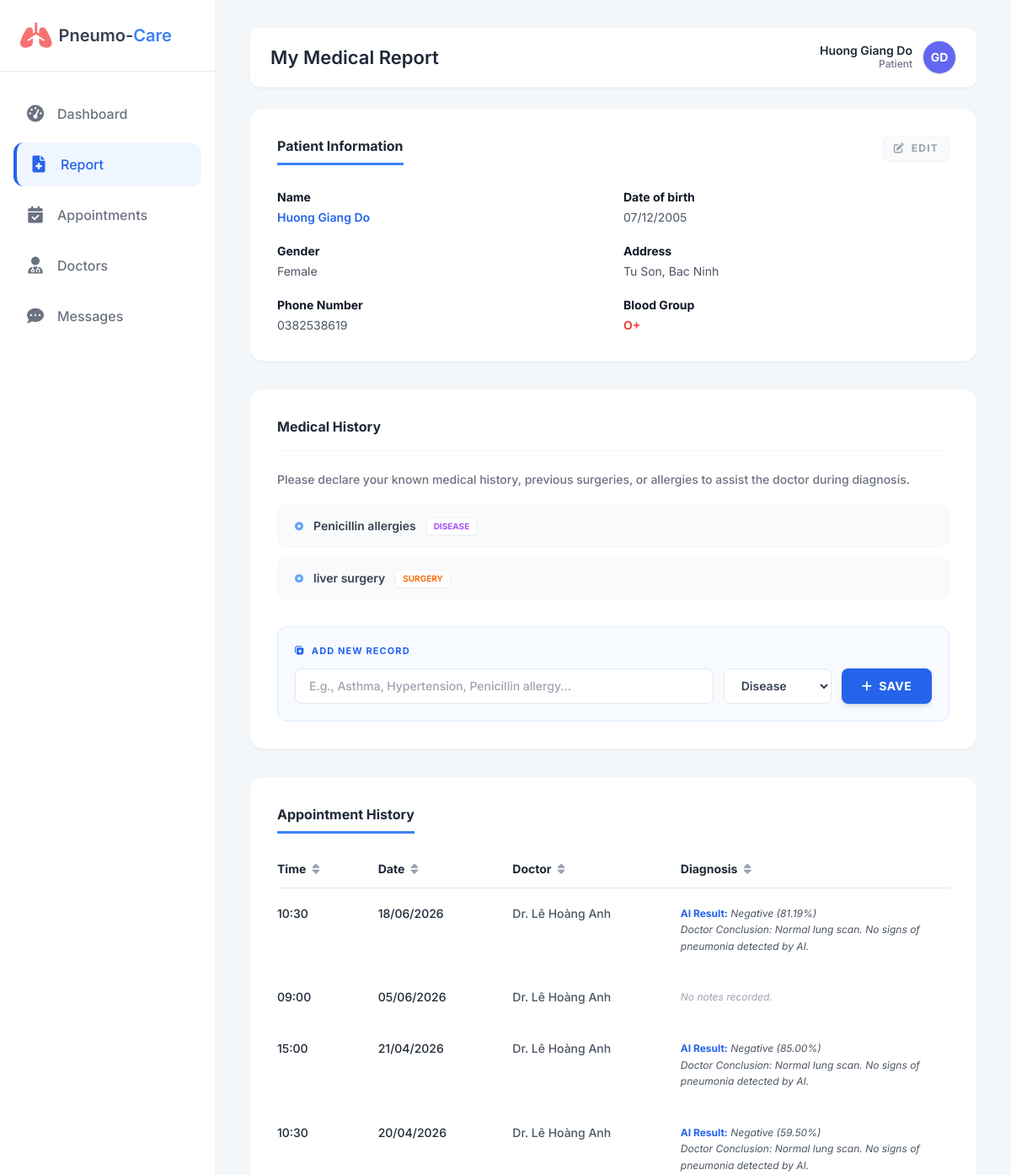
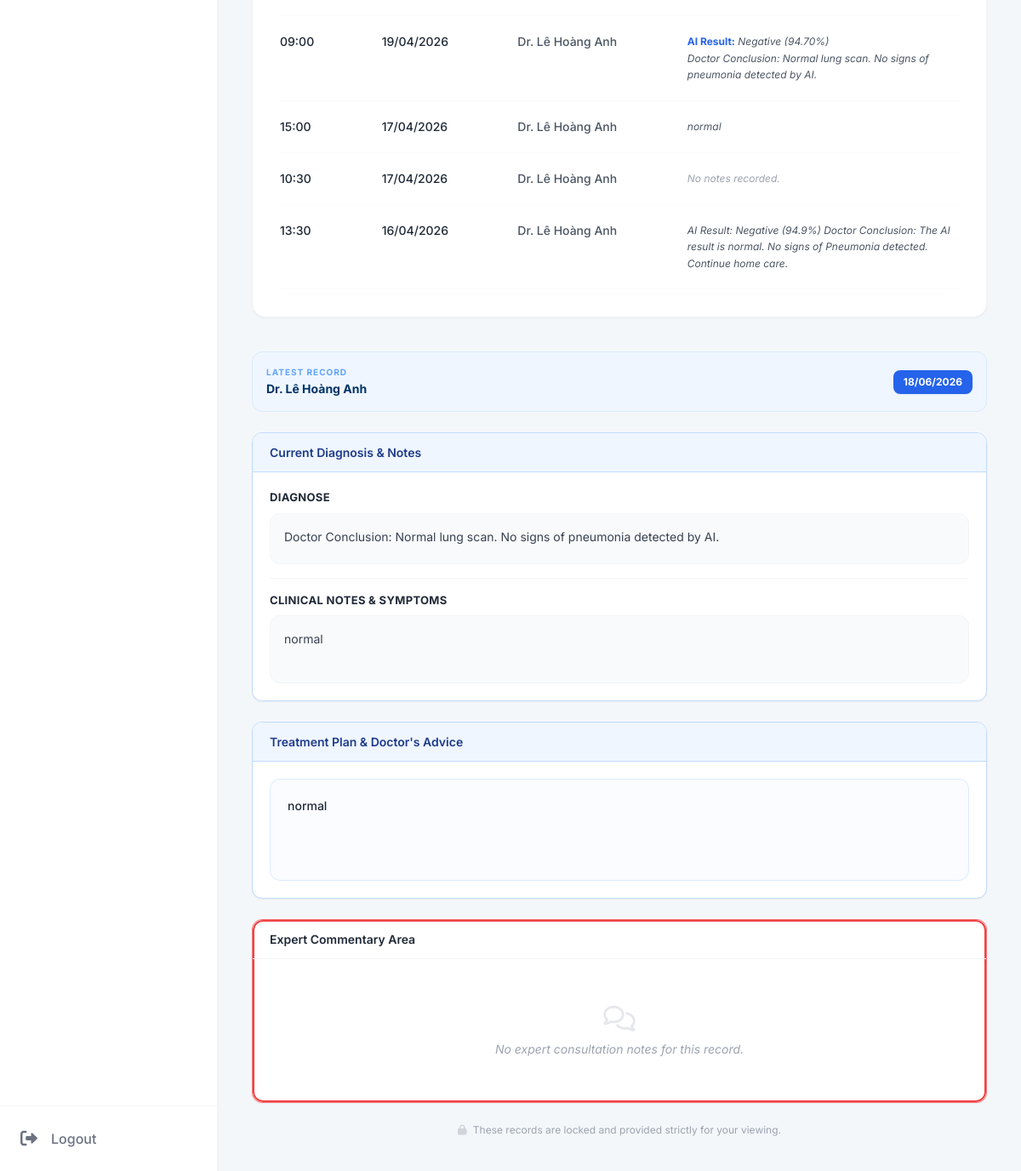
Page /pat_report.php (signed in) on the committed database (2 pictures, top to bottom).
### tables this page shows
CREATE TABLE `Patient_Profiles` (
  `patient_id` int(11) NOT NULL,
  `date_of_birth` date NOT NULL,
  `gender` enum('Male','Female','Other') DEFAULT NULL,
  `blood_group` varchar(5) DEFAULT NULL,
  `phone_number` varchar(20) DEFAULT NULL,
  `address` text DEFAULT NULL,
  `identity_card_number` varchar(20) DEFAULT NULL,
  `violations` int(11) NOT NULL DEFAULT 0
);

CREATE TABLE `Users` (
  `user_id` int(11) NOT NULL,
  `email` varchar(100) NOT NULL,
  `password_hash` varchar(255) NOT NULL,
  `full_name` varchar(100) NOT NULL,
  `role` enum('Admin','Doctor','Patient') NOT NULL,
  `avatar_url` text DEFAULT NULL,
  `is_active` tinyint(1) DEFAULT 1,
  `created_at` timestamp NOT NULL DEFAULT current_timestamp()
);

CREATE TABLE `Medical_History` (
  `history_id` int(11) NOT NULL,
  `patient_id` int(11) DEFAULT NULL,
  `condition_name` text NOT NULL,
  `type` enum('Disease','Surgery') DEFAULT NULL,
  `date_recorded` date DEFAULT NULL
);

CREATE TABLE `Appointments` (
  `appointment_id` int(11) NOT NULL,
  `patient_id` int(11) DEFAULT NULL,
  `doctor_id` int(11) DEFAULT NULL,
  `appointment_date` date NOT NULL,
  `appointment_time` time NOT NULL,
  `patient_symptoms_note` text DEFAULT NULL,
  `status` enum('Scheduled','In Progress','Completed','Cancelled','No-Show') DEFAULT 'Scheduled',
  `fee_status` enum('Paid','Unpaid') DEFAULT 'Unpaid',
  `payment_method` enum('Tiền mặt','Chuyển khoản') DEFAULT NULL,
  `created_at` timestamp NOT NULL DEFAULT current_timestamp(),
  `patient_notes` text DEFAULT NULL,
  `ai_prediction_label` varchar(50) DEFAULT NULL,
  `ai_confidence_score` decimal(5,2) DEFAULT NULL,
  `treatment_plan` text DEFAULT NULL
);

### pat_report.php (the view, shortened to what the rows shown need)
<?php
require 'db.php';
$patientId = $_SESSION['user_id'];
$latestAppt = null;
$apptHistory = [];
$expertComments = [];
$medicalHistory = [];
$patientInfo = null;
try {
    $stmtInfo = $pdo->prepare("SELECT u.full_name, u.avatar_url, pp.* FROM Users u JOIN Patient_Profiles pp ON u.user_id = pp.patient_id WHERE u.user_id = ?");
    $stmtInfo->execute([$patientId]);
    $patientInfo = $stmtInfo->fetch();
    $stmtMed = $pdo->prepare("SELECT * FROM Medical_History WHERE patient_id = ? ORDER BY date_recorded DESC");
    $stmtMed->execute([$patientId]);
    $medicalHistory = $stmtMed->fetchAll();
    $stmtHistory = $pdo->prepare("
        SELECT a.*, u_d.full_name as doctor_name
        FROM Appointments a
        JOIN Users u_d ON a.doctor_id = u_d.user_id
        WHERE a.patient_id = ? AND a.status = 'Completed'
        ORDER BY a.appointment_date DESC, a.appointment_time DESC
    ");
    $stmtHistory->execute([$patientId]);
    $apptHistory = $stmtHistory->fetchAll();
    if (!empty($apptHistory)) {
        $latestAppt = $apptHistory[0];
        $stmtCmt = $pdo->prepare("SELECT ec.*, u.full_name as doc_name FROM Expert_Comments ec JOIN Users u ON ec.doctor_id = u.user_id WHERE ec.appointment_id = ? ORDER BY ec.created_at ASC");
        $stmtCmt->execute([$latestAppt['appointment_id']]);
        $expertComments = $stmtCmt->fetchAll();
    }
} catch (PDOException $e) {
    die("Lỗi Database: " . $e->getMessage());
}
?>
<!DOCTYPE html>
<html lang="vi">
<head>
    <script src="https://cdn.tailwindcss.com"></script>
    <link href="https://cdnjs.cloudflare.com/ajax/libs/font-awesome/6.0.0/css/all.min.css" rel="stylesheet">
</head>
<body class="flex h-screen overflow-hidden text-gray-800">
<div class="flex w-full h-full relative">
<aside class="w-64 bg-white border-r border-gray-100 flex flex-col h-full shadow-sm z-10">
        <div class="flex items-center gap-2 p-6 border-b">
            <h1 class="text-xl font-semibold text-gray-700">Pneumo-<span class="text-blue-500">Care</span></h1>
        </div>
    </aside>
    <main class="main-content bg-[#f4f7fa]">
        <div class="topbar-wrapper flex-shrink-0">
            <header class="topbar">
            <h1>My Medical Report</h1>
            </header>
        </div>
        <div class="content-area">
            <div class="grid grid-cols-1 xl:grid-cols-12 gap-10 max-w-7xl mx-auto w-full">
                <div class="xl:col-span-7 space-y-8">
                    <div class="bg-white rounded-2xl shadow-sm border border-gray-100 p-8 relative">
                        <div class="flex gap-8 items-center mt-2">
                            <div class="flex-1 grid grid-cols-2 gap-y-5 gap-x-6 text-sm">
                                <div class="flex flex-col"><span class="text-gray-900 font-bold mb-1">Name</span><span class="text-blue-600 font-semibold"><?php echo htmlspecialchars($patientInfo['full_name']); ?></span></div>
                                <div class="flex flex-col"><span class="text-gray-900 font-bold mb-1">Date of birth</span><span class="text-gray-600"><?php echo date('d/m/Y', strtotime($patientInfo['date_of_birth'])); ?></span></div>
                                <div class="flex flex-col"><span class="text-gray-900 font-bold mb-1">Gender</span><span class="text-gray-600"><?php echo htmlspecialchars($patientInfo['gender']); ?></span></div>
                                <div class="flex flex-col"><span class="text-gray-900 font-bold mb-1">Address</span><span class="text-gray-600"><?php echo htmlspecialchars($patientInfo['address'] ?? 'N/A'); ?></span></div>
                                <div class="flex flex-col"><span class="text-gray-900 font-bold mb-1">Phone Number</span><span class="text-gray-600"><?php echo htmlspecialchars($patientInfo['phone_number']); ?></span></div>
                                <div class="flex flex-col"><span class="text-gray-900 font-bold mb-1">Blood Group</span><span class="font-bold text-red-500"><?php echo htmlspecialchars($patientInfo['blood_group'] ?? 'N/A'); ?></span></div>
                            </div>
                        </div>
                    </div>
                    <div class="bg-white rounded-2xl shadow-sm border border-gray-100 p-8">
                        <div class="space-y-3 mb-8">
                            <?php if(empty($medicalHistory)): ?>
                                <div class="bg-gray-50 border border-dashed border-gray-200 rounded-xl p-4 text-center text-sm text-gray-400 italic">No medical history recorded yet.</div>
                            <?php else: ?>
                                <?php foreach($medicalHistory as $mh): ?>
                                    <div class="flex items-center justify-between bg-gray-50 border border-gray-100 rounded-xl p-3 px-5 group hover:bg-white hover:shadow-sm transition-all">
                                        <div class="flex items-center gap-3">
                                            <i class="fa-solid fa-circle-dot text-blue-400 text-[10px]"></i>
                                            <span class="text-sm font-semibold text-gray-700"><?php echo htmlspecialchars($mh['condition_name']); ?></span>
                                            <span class="text-[10px] uppercase font-bold <?php echo $mh['type'] == 'Disease' ? 'text-purple-500' : 'text-orange-500'; ?> bg-white px-2 py-0.5 rounded border border-gray-100 shadow-sm"><?php echo $mh['type']; ?></span>
                                        </div>
                                    </div>
                                <?php endforeach; ?>
                            <?php endif; ?>
                        </div>
                    </div>
                    <div class="bg-white rounded-2xl shadow-sm border border-gray-100 p-8">
                        <div class="overflow-x-auto">
                            <table class="w-full text-sm text-left">
                                <thead>
                                    <tr class="text-gray-800 border-b border-gray-200">
                                        <th class="py-3 font-bold w-[15%]">Time <i class="fa-solid fa-sort text-gray-400 ml-1"></i></th>
                                        <th class="py-3 font-bold w-[20%]">Date <i class="fa-solid fa-sort text-gray-400 ml-1"></i></th>
                                        <th class="py-3 font-bold w-[25%]">Doctor <i class="fa-solid fa-sort text-gray-400 ml-1"></i></th>
                                        <th class="py-3 font-bold w-[40%]">Diagnosis <i class="fa-solid fa-sort text-gray-400 ml-1"></i></th>
                                    </tr>
                                </thead>
                                <tbody class="text-gray-600">
                                    <?php if(empty($apptHistory)): ?>
                                        <tr><td colspan="4" class="py-10 text-center text-gray-400 italic">No completed appointments found.</td></tr>
                                    <?php else: ?>
                                        <?php foreach($apptHistory as $h): ?>
                                        <tr class="border-b border-gray-50 align-top hover:bg-gray-50/50 transition-colors">
                                            <td class="py-5 font-medium text-gray-800"><?php echo date('H:i', strtotime($h['appointment_time'])); ?></td>
                                            <td class="py-5 font-medium text-gray-800"><?php echo date('d/m/Y', strtotime($h['appointment_date'])); ?></td>
                                            <td class="py-5 font-medium">Dr. <?php echo htmlspecialchars($h['doctor_name']); ?></td>
                                            <td class="py-5 text-xs leading-relaxed italic">
                                                <?php
                                                    if (!empty($h['ai_prediction_label'])) echo "<strong class='text-blue-600 not-italic'>AI Result:</strong> " . $h['ai_prediction_label'] . " (" . $h['ai_confidence_score'] . "%)<br>";
                                                    echo !empty($h['patient_notes']) ? htmlspecialchars($h['patient_notes']) : '<span class="text-gray-400">No notes recorded.</span>';
                                                ?>
                                            </td>
                                        </tr>
                                        <?php endforeach; ?>
                                    <?php endif; ?>
                                </tbody>
                            </table>
                        </div>
                    </div>
                </div>
                <div class="xl:col-span-5 space-y-6">
                    <?php if(!$latestAppt): ?>
                        <div class="bg-white rounded-2xl shadow-sm border border-gray-100 p-10 text-center h-full flex flex-col justify-center items-center">
                            <i class="fa-solid fa-folder-open text-4xl text-gray-200 mb-4"></i>
                            <h3 class="text-lg font-bold text-gray-400">No Medical Records</h3>
                            <p class="text-sm text-gray-400 mt-2">Complete an appointment to view your doctor's clinical notes, diagnosis, and treatment plan here.</p>
                        </div>
                    <?php else: ?>
                        <div class="bg-blue-50 border border-blue-100 rounded-xl p-4 flex items-center justify-between">
                            <div>
                                <p class="text-[10px] font-bold text-blue-400 uppercase tracking-widest">Latest Record</p>
                                <p class="font-bold text-[#003366] text-sm mt-0.5">Dr. <?php echo htmlspecialchars($latestAppt['doctor_name']); ?></p>
                            </div>
                            <span class="bg-blue-600 text-white font-bold text-xs px-3 py-1.5 rounded-lg shadow-sm">
                                <?php echo date('d/m/Y', strtotime($latestAppt['appointment_date'])); ?>
                            </span>
                        </div>
                        <div class="blue-border-box shadow-sm">
                            <div class="blue-border-header">Current Diagnosis & Notes</div>
                            <div class="p-5 space-y-4">
                                <div>
                                    <label class="block font-bold text-gray-800 text-[13px] uppercase tracking-wide mb-2">Diagnose</label>
                                    <div class="w-full bg-gray-50 border border-gray-100 rounded-xl p-4 text-sm text-gray-700 min-h-[60px] leading-relaxed">
                                        <?php echo !empty($latestAppt['patient_notes']) ? nl2br(htmlspecialchars($latestAppt['patient_notes'])) : '<span class="text-gray-400 italic">No diagnosis provided.</span>'; ?>
                                    </div>
                                </div>
                                <hr class="border-gray-100">
                                <div>
                                    <label class="block font-bold text-gray-800 text-[13px] uppercase tracking-wide mb-2">Clinical Notes & Symptoms</label>
                                    <div class="w-full bg-gray-50 border border-gray-100 rounded-xl p-4 text-sm text-gray-700 min-h-[80px] leading-relaxed">
                                        <?php echo !empty($latestAppt['patient_symptoms_note']) ? nl2br(htmlspecialchars($latestAppt['patient_symptoms_note'])) : '<span class="text-gray-400 italic">No clinical notes recorded.</span>'; ?>
                                    </div>
                                </div>
                            </div>
                        </div>
                        <div class="blue-border-box shadow-sm">
                            <div class="blue-border-header">Treatment Plan & Doctor's Advice</div>
                            <div class="p-5">
                                <div class="w-full bg-blue-50/30 border border-blue-100 rounded-xl p-5 text-sm text-gray-800 min-h-[120px] leading-relaxed font-medium">
                                    <?php echo !empty($latestAppt['treatment_plan']) ? nl2br(htmlspecialchars($latestAppt['treatment_plan'])) : '<span class="text-gray-400 italic font-normal">No treatment plan provided.</span>'; ?>
                                </div>
                            </div>
                        </div>
                        <div class="blue-border-box !border-red-400 mt-8 relative shadow-sm">
                            <div class="absolute inset-0 border-2 border-red-500 rounded-xl pointer-events-none"></div>
                            <div class="blue-border-header !bg-transparent !border-b-gray-100 !text-gray-800 relative z-10 flex items-center justify-between">
                                <span>Expert Commentary Area</span>
                            </div>
                            <div class="p-5 relative z-10 flex flex-col max-h-[300px] overflow-y-auto no-scrollbar">
                                <?php if(empty($expertComments)): ?>
                                    <div class="text-center py-8">
                                        <i class="fa-regular fa-comments text-3xl text-gray-200 mb-2"></i>
                                        <p class="text-sm text-gray-400 italic">No expert consultation notes for this record.</p>
                                    </div>
                                <?php endif; ?>
                            </div>
                        </div>
                        <p class="text-center text-xs text-gray-400 mt-3"><i class="fa-solid fa-lock text-gray-300 mr-1"></i> These records are locked and provided strictly for your viewing.</p>
                    <?php endif; ?>
                </div>
            </div>
        </div>
    </main>
</div>
</body>
</html>

### rows in the picture
patient_profiles: patient_id.full_name "Huong Giang Do", date_of_birth "07/12/2005", gender "Female", address "Tu Son, Bac Ninh", phone_number "0382538619", blood_group "O+"
medical_history: condition_name "Penicillin allergies", type "DISEASE"
medical_history: condition_name "liver surgery", type "SURGERY"
appointments: appointment_time "10:30", appointment_date "18/06/2026", users.full_name "Lê Hoàng Anh", ai_prediction_label "Negative", ai_confidence_score "81.19", patient_notes "Doctor Conclusion: Normal lung scan. No signs of pneumonia detected by AI.", patient_symptoms_note "normal", treatment_plan "normal"
appointments: appointment_time "09:00", appointment_date "05/06/2026", users.full_name "Lê Hoàng Anh", shows "No notes recorded."
appointments: appointment_time "15:00", appointment_date "21/04/2026", users.full_name "Lê Hoàng Anh", ai_prediction_label "Negative", ai_confidence_score "85.00", patient_notes "Doctor Conclusion: Normal lung scan. No signs of pneumonia detected by AI."
appointments: appointment_time "10:30", appointment_date "20/04/2026", users.full_name "Lê Hoàng Anh", ai_prediction_label "Negative", ai_confidence_score "59.50", patient_notes "Doctor Conclusion: Normal lung scan. No signs of pneumonia detected by AI."
appointments: appointment_time "09:00", appointment_date "19/04/2026", users.full_name "Lê Hoàng Anh", ai_prediction_label "Negative", ai_confidence_score "94.70", patient_notes "Doctor Conclusion: Normal lung scan. No signs of pneumonia detected by AI."
appointments: appointment_time "15:00", appointment_date "17/04/2026", users.full_name "Lê Hoàng Anh", patient_notes "normal"
appointments: appointment_time "10:30", appointment_date "17/04/2026", users.full_name "Lê Hoàng Anh", patient_notes "No notes recorded."
appointments: appointment_time "13:30", appointment_date "16/04/2026", users.full_name "Lê Hoàng Anh", patient_notes "AI Result: Negative (94.9%) Doctor Conclusion: The AI result is normal. No signs of Pneumonia detected. Continue home care."
users: full_name "Lê Hoàng Anh"

### other values in the picture
$patientName "Huong Giang Do"
getInitials($patientName) "GD"
